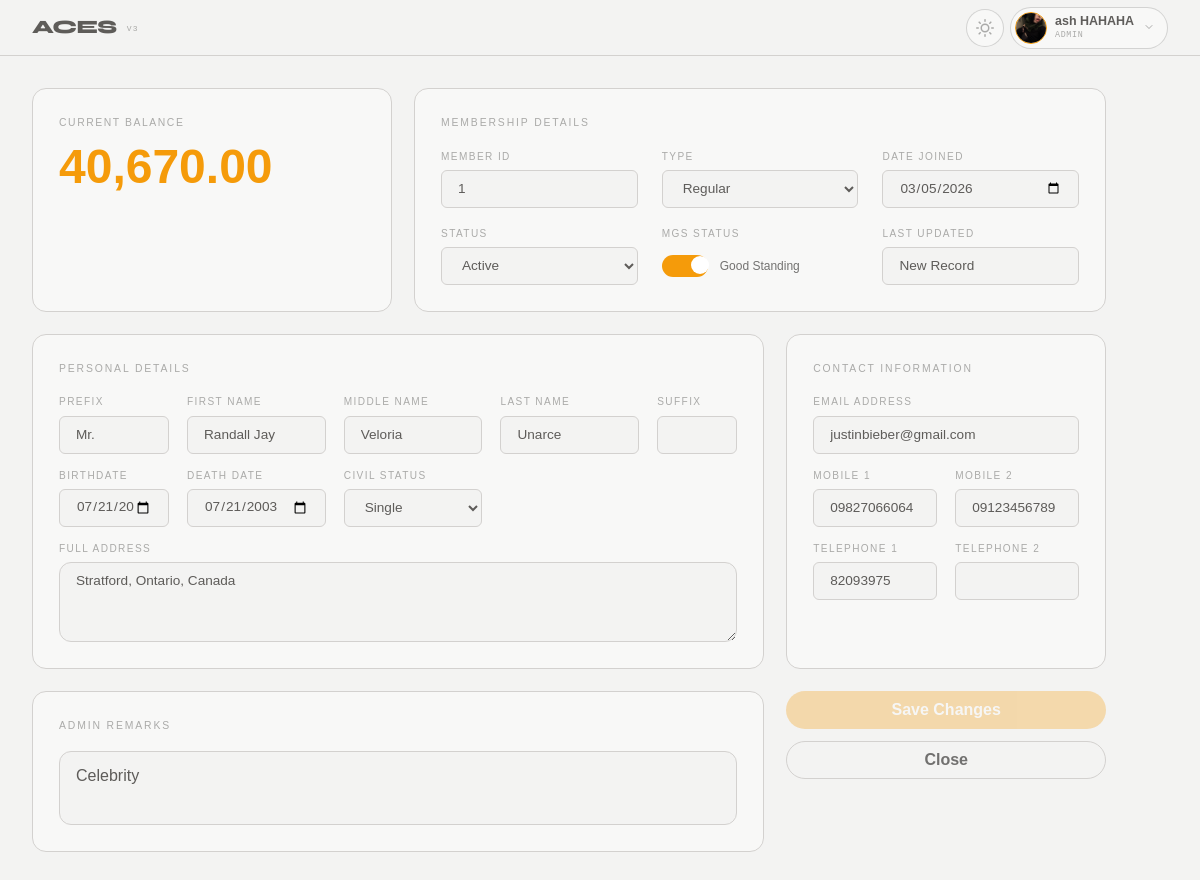
Page /index.php?page=member_view&member_id=1 (signed in) on the committed database.
### tables this page shows
CREATE TABLE `members` (
  `id` int(11) NOT NULL,
  `member_id` int(11) DEFAULT NULL,
  `membership_type` varchar(50) DEFAULT NULL,
  `username` varchar(50) DEFAULT NULL,
  `password` varchar(255) DEFAULT NULL,
  `first_name` varchar(100) DEFAULT NULL,
  `middle_name` varchar(100) DEFAULT NULL,
  `last_name` varchar(100) DEFAULT NULL,
  `email` varchar(150) DEFAULT NULL,
  `profile_picture` varchar(255) DEFAULT NULL,
  `prefix` varchar(20) DEFAULT NULL,
  `suffix` varchar(20) DEFAULT NULL,
  `birthdate` date DEFAULT NULL,
  `death_date` date DEFAULT NULL,
  `approval_date` datetime DEFAULT NULL,
  `balance` decimal(10,2) DEFAULT 0.00,
  `is_mgs` tinyint(1) DEFAULT 0,
  `remarks` text DEFAULT NULL,
  `role_id` int(11) DEFAULT NULL,
  `phone_number` varchar(20) DEFAULT NULL,
  `telephone_number` varchar(20) DEFAULT NULL,
  `civil_status` varchar(20) DEFAULT NULL,
  `address` text DEFAULT NULL,
  `status` enum('Active','Deceased','Delisted','On-Hold','Overdue','Under Litigation') NOT NULL DEFAULT 'Active',
  `phone_number_2` varchar(255) DEFAULT NULL,
  `telephone_number_2` varchar(255) DEFAULT NULL
);

### core/auth.php (called while the page is built, shortened)
<?php
require_once __DIR__ . '/db.php';
class Auth
{
    public function __construct()
    {
        $database = new DB();
    }
    public function isLoggedIn(): bool
    {
        return isset($_SESSION['user_id']) || isset($_SESSION['member_id']);
    }
}

### core/db.php (called while the page is built, shortened)
<?php
class DB {
    private $host = "localhost";
    private $name = "aces_db";
    private $user = "root";
    private $pass = "";
    public function connect() {
        $this->conn = null;
        try {
            $this->conn = new PDO("mysql:host=" . $this->host . ";dbname=" . $this->name, $this->user, $this->pass);
            $this->conn->setAttribute(PDO::ATTR_ERRMODE, PDO::ERRMODE_EXCEPTION);
        } catch(PDOException $e) {
            echo "Connection Error: " . $e->getMessage();
        }
        return $this->conn;
    }
}

### core/repository/member_repository.php (called while the page is built, shortened)
<?php
class MemberRepository
{
    private $db;
    public function __construct($db)
    {
        $this->db = $db;
    }
    public function findById($id)
    {
        $stmt = $this->db->prepare("SELECT * FROM members WHERE id = ?");
        $stmt->execute([(int)$id]);
        return $stmt->fetch(PDO::FETCH_ASSOC);
    }
}

### views/auth/admin/member_view.php (the view, shortened to what this page needs)
<?php
require_once 'core/db.php';
require_once 'core/repository/member_repository.php';
$db = (new DB())->connect();
$memberRepo = new MemberRepository($db);
$targetId = isset($_GET['member_id']) ? (int)$_GET['member_id'] : 0;
$m = $memberRepo->findById($targetId);
?>
<form method="POST" action="">
    <div class="pg-centered">
        <div class="mv">
            <div class="mv__grid">
                <section class="mv-card mv-card--balance">
                    <div class="mv-card__label">Current Balance</div>
                    <input type="text" class="mv-card__balance" name="balance" value="<?= number_format((float)$m['balance'], 2, '.', ',') ?>">
                </section>
                <section class="mv-card mv-card--membership">
                    <header class="mv-card__title">Membership Details</header>
                    <div class="mv-form" style="grid-template-columns: repeat(3, 1fr);">
                        <div class="mv-field">
                            <label class="mv-label">Member ID</label>
                            <input class="mv-input" name="member_id" value="<?= htmlspecialchars($m['member_id']) ?>" readonly>
                        </div>
                        <div class="mv-field">
                            <label class="mv-label">Type</label>
                            <select class="mv-input" name="membership_type">
                                <?php foreach (['Regular', 'Associate'] as $opt): ?>
                                    <option value="<?= $opt ?>" <?= $m['membership_type'] == $opt ? 'selected' : '' ?>><?= $opt ?></option>
                                <?php endforeach; ?>
                            </select>
                        </div>
                        <div class="mv-field">
                            <label class="mv-label">Date Joined</label>
                            <input type="date"
                                class="mv-input"
                                name="approval_date"
                                value="<?= !empty($m['approval_date']) ? date('Y-m-d', strtotime($m['approval_date'])) : '' ?>">
                        </div>
                        <div class="mv-field">
                            <label class="mv-label">Status</label>
                            <select class="mv-input" name="status">
                                <?php foreach (['Active', 'Deceased', 'Delisted', 'On-Hold', 'Overdue', 'Under Litigation'] as $opt): ?>
                                    <option value="<?= $opt ?>" <?= $m['status'] == $opt ? 'selected' : '' ?>><?= $opt ?></option>
                                <?php endforeach; ?>
                            </select>
                        </div>
                        <div class="mv-field">
                            <label class="mv-label">MGS Status</label>
                            <div style="display: flex; align-items: center; gap: 12px; height: 38px;">
                                <label class="mgs-switch">
                                    <span class="mgs-slider"></span>
                                </label>
                                <span class="mv-label" style="text-transform: none; color: var(--t2); letter-spacing: normal;">
                                    <?= ($m['is_mgs'] ?? 0) ? 'Good Standing' : 'Not in GS' ?>
                                </span>
                            </div>
                        </div>
                        <div class="mv-field">
                            <label class="mv-label">Last Updated</label>
                            <input class="mv-input" value="<?= !empty($m['updated_at']) ? date('M d, Y', strtotime($m['updated_at'])) : 'New Record' ?>" readonly title="Automatically tracked by system">
                        </div>
                    </div>
                </section>
                <section class="mv-card mv-card--personal">
                    <header class="mv-card__title">Personal Details</header>
                    <div class="mv-form mv-form--personal">
                        <div class="mv-field"><label class="mv-label">Prefix</label><input class="mv-input" name="prefix" value="<?= htmlspecialchars($m['prefix']) ?>"></div>
                        <div class="mv-field"><label class="mv-label">First Name</label><input class="mv-input" name="first_name" value="<?= htmlspecialchars($m['first_name']) ?>"></div>
                        <div class="mv-field"><label class="mv-label">Middle Name</label><input class="mv-input" name="middle_name" value="<?= htmlspecialchars($m['middle_name']) ?>"></div>
                        <div class="mv-field"><label class="mv-label">Last Name</label><input class="mv-input" name="last_name" value="<?= htmlspecialchars($m['last_name']) ?>"></div>
                        <div class="mv-field"><label class="mv-label">Suffix</label><input class="mv-input" name="suffix" value="<?= htmlspecialchars($m['suffix']) ?>"></div>
                        <div class="mv-field"><label class="mv-label">Birthdate</label><input type="date" class="mv-input" name="birthdate" value="<?= $m['birthdate'] ?>"></div>
                        <div class="mv-field"><label class="mv-label">Death Date</label><input type="date" class="mv-input" name="death_date" value="<?= $m['death_date'] ?>"></div>
                        <div class="mv-field">
                            <label class="mv-label">Civil Status</label>
                            <select class="mv-input" name="civil_status">
                                <?php foreach (['Single', 'Married', 'Widow'] as $opt): ?>
                                    <option value="<?= $opt ?>" <?= $m['civil_status'] == $opt ? 'selected' : '' ?>><?= $opt ?></option>
                                <?php endforeach; ?>
                            </select>
                        </div>
                        <div class="mv-field mv-field--full"><label class="mv-label">Full Address</label><textarea class="mv-input" name="address"><?= htmlspecialchars($m['address']) ?></textarea></div>
                    </div>
                </section>
                <section class="mv-card mv-card--contact">
                    <header class="mv-card__title">Contact Information</header>
                    <div class="mv-form">
                        <div class="mv-field mv-field--full"><label class="mv-label">Email Address</label><input class="mv-input" name="email" value="<?= htmlspecialchars($m['email']) ?>"></div>
                        <div class="mv-field"><label class="mv-label">Mobile 1</label><input class="mv-input" name="phone_number" value="<?= htmlspecialchars($m['phone_number']) ?>"></div>
                        <div class="mv-field"><label class="mv-label">Mobile 2</label><input class="mv-input" name="phone_number_2" value="<?= htmlspecialchars($m['phone_number_2'] ?? '') ?>"></div>
                        <div class="mv-field"><label class="mv-label">Telephone 1</label><input class="mv-input" name="telephone_number" value="<?= htmlspecialchars($m['telephone_number']) ?>"></div>
                        <div class="mv-field"><label class="mv-label">Telephone 2</label><input class="mv-input" name="telephone_number_2" value="<?= htmlspecialchars($m['telephone_number_2'] ?? '') ?>"></div>
                    </div>
                </section>
                <section class="mv-card mv-card--remarks">
                    <header class="mv-card__title">Admin Remarks</header>
                    <textarea class="mv-remarks" name="remarks"><?= htmlspecialchars($m['remarks']) ?></textarea>
                </section>
                <div class="mv-action-bar">
                    <button type="submit" name="save_member" class="mv-btn mv-btn--save">Save Changes</button>
                    <a href="index.php?page=dashboard" class="mv-btn mv-btn--close" style="text-align: center; text-decoration: none;">Close</a>
                </div>
            </div>
        </div>
    </div>
</form>

### index.php (shortened to what this page needs)
<?php
require_once 'core/Auth.php';
require_once 'core/db.php';
$auth = new Auth();
?>
<!DOCTYPE html>
<html lang="en">
<head>
    <link rel="stylesheet" href="/acesv2/assets/css/variables.css">
    <link rel="stylesheet" href="/acesv2/assets/css/reset.css">
    <link rel="stylesheet" href="/acesv2/assets/css/main.css">
    <link rel="stylesheet" href="/acesv2/assets/css/member.css">
    <link rel="stylesheet" href="/acesv2/assets/css/profile.css">
</head>
<body>
    <?php
    if (!$auth->isLoggedIn()) {
        include __DIR__ . '/views/auth/login.php';
    } else {
        $user = [
            'name' => $_SESSION['name'] ?? 'User',
            'role' => ucfirst($_SESSION['role'] ?? 'Unassigned'),
            'initials' => strtoupper(substr($_SESSION['name'] ?? 'U', 0, 1))
        ];
        include __DIR__ . '/views/auth/partials/navbar.php';
        if (strtolower($_SESSION['role'] ?? '') === 'member') {
            include __DIR__ . '/views/auth/member/profile.php';
        } else {
            $page = $_GET['page'] ?? 'dashboard';
            switch ($page) {
                case 'member_view':
                    include __DIR__ . '/views/auth/admin/member_view.php';
                    break;
            }
        }
    }
    ?>
</body>
</html>

### views/auth/partials/navbar.php (shortened to what this page needs)
<nav class="c-navbar">
    <div class="c-navbar__brand">
        ACES<span>v3</span>
    </div>
    <div class="c-navbar__actions">
        <button id="theme-toggle" class="c-theme-toggle" aria-label="Toggle theme">
        </button>
        <div class="c-chip" id="user-chip">
            <?php if (!empty($_SESSION['avatar'])): ?>
                <img src="/acesv2/assets/img/uploads/<?= htmlspecialchars($_SESSION['avatar']) ?>"
                    class="c-chip__avatar"
                    alt="User Avatar"
                    style="object-fit: cover; width: 32px; height: 32px; border-radius: 50%;">
            <?php else: ?>
                <div class="c-chip__avatar"><?= htmlspecialchars($user['initials']) ?></div>
            <?php endif; ?>
            <div class="c-chip__info">
                <span class="c-chip__name"><?= htmlspecialchars($user['name']) ?></span>
                <span class="c-chip__role"><?= htmlspecialchars($user['role']) ?></span>
            </div>
            <span class="c-chip__chevron">
                <svg width="12" height="12" viewBox="0 0 24 24" fill="none" stroke="currentColor" stroke-width="2" stroke-linecap="round" stroke-linejoin="round">
                    <path d="M6 9l6 6 6-6" />
                </svg>
            </span>
        </div>
</nav>

### assets/css/variables.css (style rules this page uses)
:root { --bg: #f3f3f2; --surface: #f8f8f7; --raised: #f0ede8; --rim: #e0dcd5; --gold: #f59b0a; --gold-dim: rgba(217, 142, 22, 0.1); --text: #1c1a17b2; --t2: rgba(26, 25, 23, 0.6); --t3: rgba(26, 25, 23, 0.35); --border: rgba(211, 209, 207, 1.0); --border2: rgba(0, 0, 0, 0.15); --danger: #d93d3d; --ok: #27a858; --font-main: 'Poppins', sans-serif; --font-heading: 'Syne', sans-serif; --font-mono: 'IBM Plex Mono', monospace; --status-active: #10b981; --status-deceased: #4b5563; --status-delisted: #ef4444; --status-hold: #3b82f6; --status-overdue: #f59e0b; --status-litigation: #8b5cf6; }

### assets/css/main.css (style rules this page uses)
html { transition: background-color 0.3s ease, color 0.3s ease; }
body { background-color: var(--bg); color: var(--text); }
.c-navbar { flex-shrink: 0; height: 56px; padding: 0 32px; display: flex; align-items: center; justify-content: space-between; background: var(--bg); border-bottom: 1px solid var(--border); position: sticky; top: 0; z-index: 1000; }
.c-navbar__actions { display: flex; align-items: center; gap: 6px; }
.c-navbar__brand { font-family: var(--font-heading); font-size: 1.18rem; font-weight: 800; letter-spacing: -0.03em; color: var(--text); }
.c-navbar__brand span { font-family: "IBM Plex Mono", monospace; font-size: 0.5rem; letter-spacing: 0.14em; text-transform: uppercase; color: var(--t3); font-weight: 400; margin-left: 10px; vertical-align: middle; }
.c-theme-toggle { background: var(--surface); border: 1px solid var(--border2); border-radius: 50%; width: 38px; height: 38px; display: flex; align-items: center; justify-content: center; cursor: pointer; color: var(--t3); padding: 0; }
.c-theme-toggle svg { width: 18px; height: 18px; stroke-width: 2; fill: none; stroke: currentColor; stroke-linecap: round; stroke-linejoin: round; }
.c-chip { position: relative; display: flex; align-items: center; gap: 8px; padding: 4px 12px 4px 4px; background: var(--surface); border: 1px solid var(--border2); border-radius: 30px; cursor: pointer; user-select: none; transition: border-color 0.2s; }
.c-chip__avatar { width: 30px; height: 30px; border-radius: 50%; background: var(--gold-dim); border: 1px solid var(--gold); display: flex; align-items: center; justify-content: center; font-family: "Syne", sans-serif; font-size: 0.62rem; font-weight: 800; color: var(--gold); flex-shrink: 0; }
.c-chip__info { display: flex; flex-direction: column; }
.c-chip__name { font-size: 0.78rem; font-weight: 600; color: var(--text); display: block; line-height: 1.2; }
.c-chip__role { font-family: "IBM Plex Mono", monospace; font-size: 0.52rem; text-transform: uppercase; letter-spacing: 0.08em; color: var(--t3); display: block; }
.c-chip__chevron { color: var(--t3); margin-left: 1px; }

### rows in the picture
members: balance "40,670.00", member_id "1", membership_type "Regular", approval_date "03/05/2026", status "Active", prefix "Mr.", first_name "Randall Jay", middle_name "Veloria", last_name "Unarce", birthdate "07/21/2003", death_date "07/21/2003", civil_status "Single", address "Stratford, Ontario, Canada", email "justinbieber@gmail.com", phone_number "09827066064", phone_number_2 "09123456789", telephone_number "82093975", remarks "Celebrity"

### other values in the picture
$user['name'] "ash HAHAHA"
$user['role'] "ADMIN"
